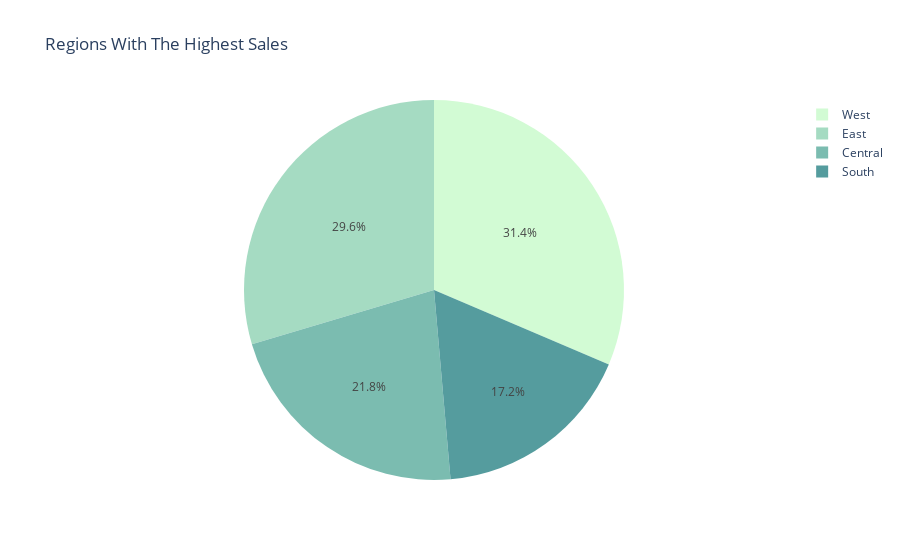

The cell this chart's notebook holds for it:
### Code cell
## 8) Region with the Most Sales 
top_sales_region = df.groupby('Region').sum().reset_index()

fig = px.pie(top_sales_region, names='Region', values='Sales', title='Regions With The Highest Sales', color_discrete_sequence=px.colors.sequential.Darkmint)

fig.show()

### Figure 1 — Plotly figure (JSON) as saved in the notebook; plotly's stock layout.template omitted (floating-point values rounded to 4 significant figures)
{"data": [{"domain": {"x": [0, 1], "y": [0, 1]}, "hovertemplate": "Region=%{label}<br>Sales=%{value}<extra></extra>", "labels": ["Central", "East", "South", "West"], "legendgroup": "", "name": "", "showlegend": true, "type": "pie", "values": [492600.0, 669500.0, 389200.0, 710200.0]}], "layout": {"legend": {"tracegroupgap": 0}, "piecolorway": ["rgb(210, 251, 212)", "rgb(165, 219, 194)", "rgb(123, 188, 176)", "rgb(85, 156, 158)", "rgb(58, 124, 137)", "rgb(35, 93, 114)", "rgb(18, 63, 90)"], "title": {"text": "Regions With The Highest Sales"}}}
